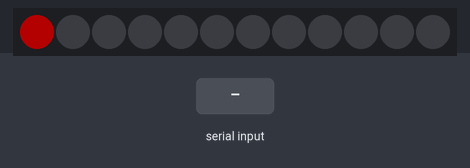
This sketch was run on a simulated Arduino Uno, built with avr-gcc and run on an emulated ATmega328P. Shown: 12 RGB LEDs in strip order, left to right. Inputs (shaded band) come from the test bench. Dim RGB values are drawn brighter than linear; what the sketch prints to the serial monitor is not drawn.

Above: at 0.1 s.
At 1.3 s:
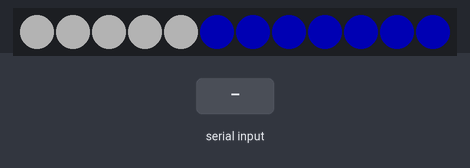
2.7 s: "90,45\n" received over Serial
At 3.6 s:
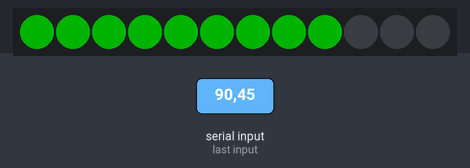
Timing chart, 0 to 5.7 s (numbered marks = the images above; inputs shaded):
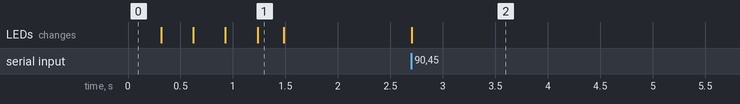

Measured:
- after the input at 2.7 s, the LEDs: change at once (image 2)

The sketch:

Ping_Meter.ino
```cpp
#include <Adafruit_NeoPixel.h>

//
// Internet Ping Meter v1.0 - Eric Steed
//
// 01/03/17 - first version - EPS
//
// Set up variables
byte leds = 0;
uint8_t delayVal = 30;

// Set the PIN number that the NeoPixel is connected to
#define PIN   7

// How bright are the LED's (0-255).  These things put out
// a TON of light, so I added the ability to control the
// brightness with a variable so it could be changed in one
// place to "turn it down".
#define INTENSITY 60

// Set color to Green to start
uint8_t  r = 0;
uint8_t  g = INTENSITY;
uint8_t  b = 0;

// Set the number of pixels on the NeoPixel
#define NUMPIXELS   12

// When we setup the NeoPixel library, we tell it how many pixels, and which pin to use to send signals.
Adafruit_NeoPixel pixels = Adafruit_NeoPixel(NUMPIXELS, PIN, NEO_GRB + NEO_KHZ800);

// Initialize everything and prepare to start
void setup()
{
  uint8_t i;

  // Set up the serial port for communication
  Serial.begin(9600);
  Serial.println("Started Serial Monitor");

  // This initializes the NeoPixel library.
  pixels.begin();

  // This sets all the pixels to "off"
  for (i = 0; i < NUMPIXELS; i++) {
    pixels.setPixelColor(i, pixels.Color(0, 0, 0));
    pixels.show();
  }

  // Cycle each pixel through the primary colors to make sure they work, then turn them all off
  // Red
  for (i = 0; i < NUMPIXELS; i++) {
    pixels.setPixelColor(i, pixels.Color(INTENSITY, 0, 0));
    pixels.show();
    delay(delayVal);
  }

  // Green
  for (i = 0; i < NUMPIXELS; i++) {
    pixels.setPixelColor(i, pixels.Color(0, INTENSITY, 0));
    pixels.show();
    delay(delayVal);
  }

  // Blue
  for (i = 0; i < NUMPIXELS; i++) {
    pixels.setPixelColor(i, pixels.Color(0, 0, INTENSITY));
    pixels.show();
    delay(delayVal);
  }

  // White
  for (i = 0; i < NUMPIXELS; i++) {
    pixels.setPixelColor(i, pixels.Color(INTENSITY, INTENSITY, INTENSITY));
    pixels.show();
    delay(delayVal);
  }

  // Turn off all LED's
  for (i = 0; i < NUMPIXELS; i++) {
    pixels.setPixelColor(i, pixels.Color(0, 0, 0));
    pixels.show();
  }
}

// Main loop
//
// When sending LED signals, send the color code first, then the number of LED's to
// turn on.  For example 6 Green LED's would be h6, 11 Red LED's would be db, all
// 12 LED's to Black would be ic
void loop()
{
  uint8_t i;
  if (Serial.available())
  {
    char ch = Serial.read();
    // Serial.print("ch = ");
    // Serial.println(ch);
    int led = ch - '0';

    // Serial.print("led = ");
    // Serial.println(led);

    // Define the color of the LED based on how many failures we have in a row
    // RED = 52(d)
    // ORANGE = 53(e)
    // YELLOW = 54(f)
    // YELLOW-GREEN = 55(g)
    // GREEN = 56(h)
    // BLACK = 57(i)


    switch (led) {
      // Set color to RED
      case 52: {
          r = INTENSITY;
          g = 0;
          b = 0;
        }
        break;

      // Set color to ORANGE
      case 53: {
          r = INTENSITY;
          g = (INTENSITY / 2);
          b = 0;
        }
        break;

      // Set color to YELLOW
      case 54: {
          r = INTENSITY;
          g = INTENSITY;
          b = 0;
        }
        break;

      // Set color to YELLOW-GREEN
      case 55: {
          r = (INTENSITY / 2);
          g = INTENSITY;
          b = 0;
        }
        break;

      // Set color to GREEN
      case 56: {
          r = 0;
          g = INTENSITY;
          b = 0;
        }
        break;

      // Set color to BLACK
      case 57: {
          r = 0;
          g = 0;
          b = 0;
        }
        break;

      // To save on code, if we receive a 0 through a 9, turn on that
      // number of LED's
      case 0 ... 9:
        for (i = 0; i < led; i++) {
          pixels.setPixelColor(i, pixels.Color(r, g, b));
          pixels.show();
        }
        break;

      // If we receive an "a", turn on 10 LED's
      case 49:
        for (i = 0; i < 10; i++) {
          pixels.setPixelColor(i, pixels.Color(r, g, b));
          pixels.show();
        }
        break;

      // If we receive a "b", turn on 11 LED's
      case 50:

        for (i = 0; i < 11; i++) {
          pixels.setPixelColor(i, pixels.Color(r, g, b));
          pixels.show();
        }
        break;

      // If we receive a "c", turn on 12 LED's
      case 51:

        for (i = 0; i < 12; i++) {
          pixels.setPixelColor(i, pixels.Color(r, g, b));
          pixels.show();
        }
        break;

      // For testing, insert a delay if we see a ,
      case -4:
        delay(delayVal * 10);
        break;

      default:
        // if nothing else matches, do the default
        // default is optional
        break;
    }
    // I had to add this bit of code to fix a problem where the Arduino buffer
    // apparently filled up after a very short time.  It would set the LED's on
    // but then pause for 2-3 seconds before it would receive the next command.
    // This tells the Arduino to flush out the buffer immediately.
    Serial.flush();
  }
}
```
